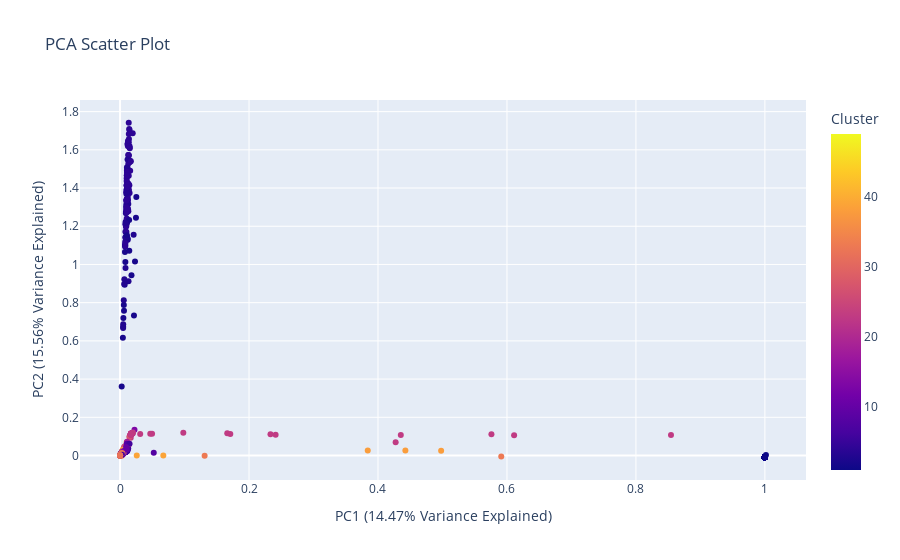

Notebook code for this chart:
### Code cell
# Get the percentage variance explained by each principal component
explained_var_ratio = pca.explained_variance_ratio_

# Create a scatter plot with Plotly
fig = px.scatter(concat_df, x='PC1', y='PC2', color='Cluster', title='PCA Scatter Plot')
fig.update_layout(
    xaxis_title=f'PC1 ({explained_var_ratio[0]*100:.2f}% Variance Explained)',
    yaxis_title=f'PC2 ({explained_var_ratio[1]*100:.2f}% Variance Explained)'
)

### Figure 1 — Plotly figure (JSON) as saved in the notebook; plotly's stock layout.template omitted (floating-point values rounded to 4 significant figures; data arrays with more than 128 entries replaced by an {"elided": "..."} marker saying what was removed)
{"data": [{"hovertemplate": "PC1=%{x}<br>PC2=%{y}<br>Cluster=%{marker.color}<extra></extra>", "legendgroup": "", "marker": {"color": {"elided": "856 int values"}, "coloraxis": "coloraxis", "symbol": "circle"}, "mode": "markers", "name": "", "orientation": "v", "showlegend": false, "type": "scatter", "x": {"elided": "856 float values"}, "xaxis": "x", "y": {"elided": "856 float values"}, "yaxis": "y"}], "layout": {"coloraxis": {"colorbar": {"title": {"text": "Cluster"}}, "colorscale": [[0, "#0d0887"], [0.1111, "#46039f"], [0.2222, "#7201a8"], [0.3333, "#9c179e"], [0.4444, "#bd3786"], [0.5556, "#d8576b"], [0.6667, "#ed7953"], [0.7778, "#fb9f3a"], [0.8889, "#fdca26"], [1, "#f0f921"]]}, "legend": {"tracegroupgap": 0}, "title": {"text": "PCA Scatter Plot"}, "xaxis": {"anchor": "y", "domain": [0, 1], "title": {"text": "PC1 (14.47% Variance Explained)"}}, "yaxis": {"anchor": "x", "domain": [0, 1], "title": {"text": "PC2 (15.56% Variance Explained)"}}}}
